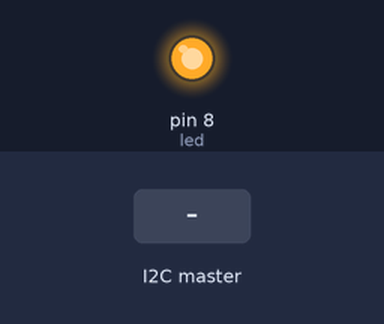
The sketch below on a simulated Arduino Uno, built with avr-gcc and run on an emulated ATmega328P. Parts: output pins drawn as LEDs (lit = HIGH). Inputs (shaded band) come from the test bench.

Above: at 1.2 s.
1.3 s: the I2C master sends "L"
At 1.7 s:
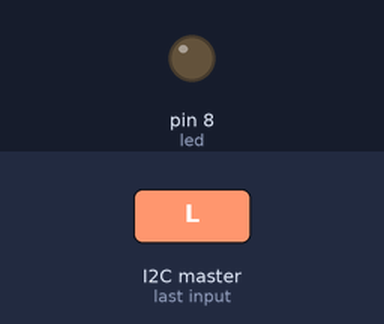
2.8 s: the I2C master sends "H"
At 4.0 s:
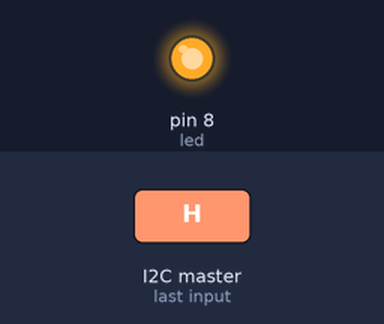
Timing chart, 0 to 5.8 s (numbered marks = the images above; inputs shaded):
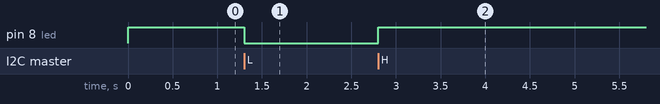

Measured:
- after the input at 1.3 s, pin 8 (led): HIGH → LOW at once
- after the input at 2.8 s, pin 8 (led): LOW → HIGH at once

The sketch:

bot.ino
```cpp
#include <Wire.h>
int led = 8, x = 0;

void setup()
{
    Wire.begin(6);
    Wire.onReceive(receiveEvent);
    pinMode(led,OUTPUT);
    digitalWrite(led,OUTPUT);
}
void loop()
{
}

void receiveEvent(int bytes)
{
    while(Wire.available())
    {
        char c = Wire.read();
        if(c == 'H')
            digitalWrite(led,HIGH);
        else if(c == 'L')
            digitalWrite(led,LOW);
    }
}
```
